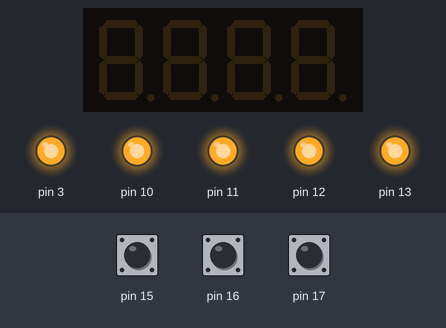
Recording of a sketch running on a simulated Arduino Uno, built with avr-gcc and run on an emulated ATmega328P. On the bench: 4-digit seven-segment display, output pins drawn as LEDs (lit = HIGH). The test bench sets the inputs (shaded band); at power-on: pin 15 HIGH, pin 16 HIGH, pin 17 HIGH.

Above: at 0.6 s.
At 2.12 s:
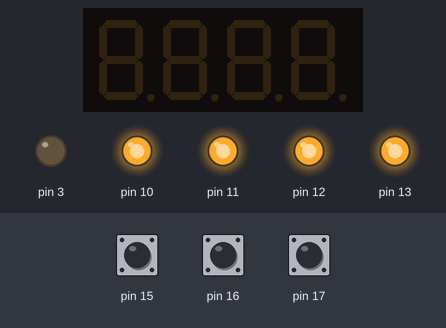
Timing chart, 0 to 3.0 s (numbered marks = the images above):
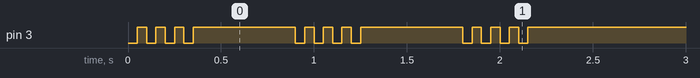

The sketch:

Beep.ino
```cpp
//Programa : Demonstração do buzzer no Shield multifuncoes
//Autor : Daniel Arndt Alves
// Adaptado do exemplo da biblioteca <MultiFuncShield.h>
#include <TimerOne.h>
#include <Wire.h>
#include <MultiFuncShield.h>

void setup() {
  // Esse trecho de codigo so ira rodar uma vez
  Timer1.initialize();
  MFS.initialize(&Timer1);     // Inicializa a biblioteca do shield multifuncoes

  // A funcao "beep()" e feita em segundo plano e o arduino pode realizar outras tarefas enquanto roda


  // 4 bips curtos, repetindo 3 vezes
  MFS.beep(5,    // O bip dura 50 milisegundos
           5,    // Fica em silencio por mais 50 milisegundos
           4,    // Repetir o padrao definido acima por 4 vezes
           3,    // Repetir 4 vezes (Loop)
           50    // Delay de 500 milisegundos entre loops
           );
}

void loop() {

}
```

Measured:
- by itself, pin 3: repeats every 0.90 s: 2 × (LOW 0.05 s, HIGH 0.05 s), LOW 0.05 s, HIGH 0.55 s, LOW 0.05 s, HIGH 0.05 s, until it stays HIGH from 2.2 s
- by itself, everything shown: repeats every 0.90 s, in 8 steps
